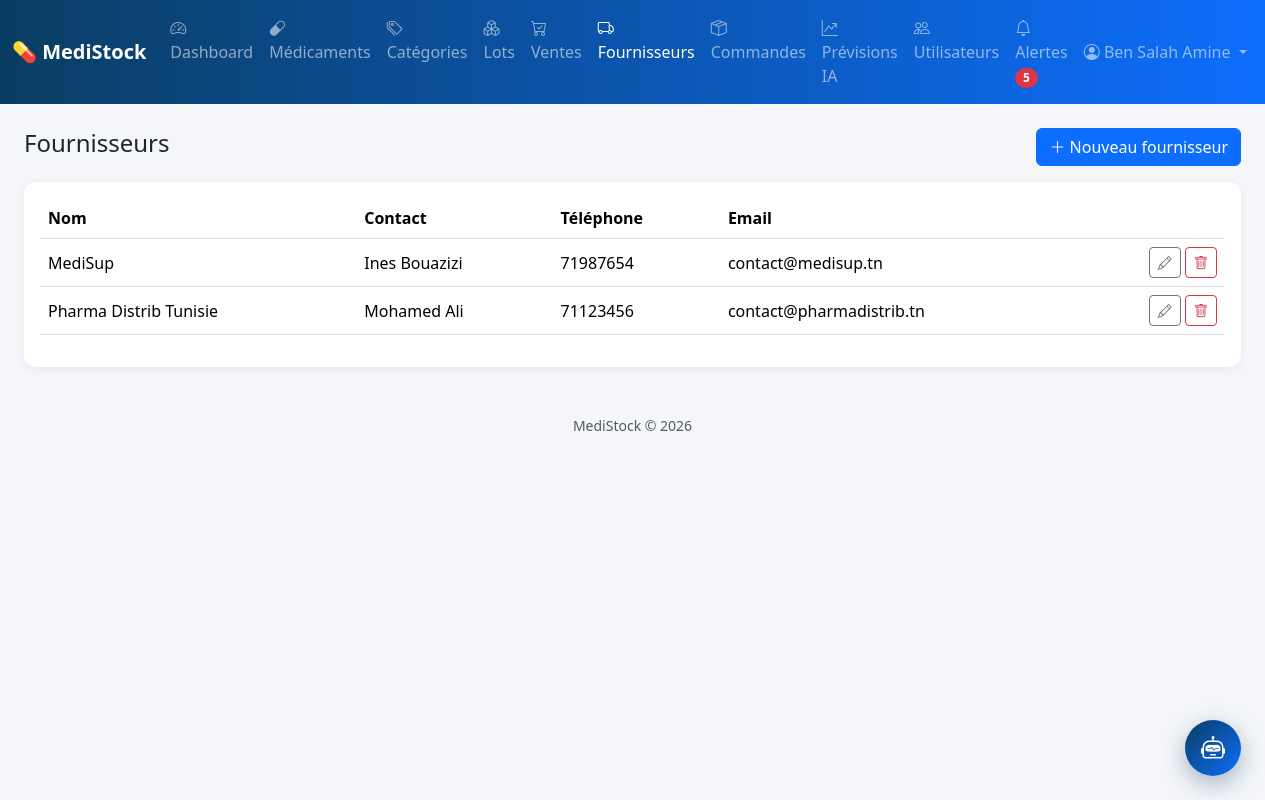
The page /fournisseurs.php (signed in) on the database its author committed.
### tables this page shows
CREATE TABLE fournisseurs (
    id                 INT AUTO_INCREMENT PRIMARY KEY,
    nom                VARCHAR(120) NOT NULL,
    contact_personne   VARCHAR(100),
    telephone          VARCHAR(20),
    email              VARCHAR(100),
    adresse            VARCHAR(255),
    solde_du           DECIMAL(12,3) NOT NULL DEFAULT 0.000,   
    date_creation      DATETIME NOT NULL DEFAULT CURRENT_TIMESTAMP
);

### fournisseurs.php (the view, shortened to what this page needs)
<?php
require 'config/db.php';
$fournisseurs = $pdo->query("SELECT * FROM fournisseurs ORDER BY nom")->fetchAll();
require 'includes/header.php';
?>
<div class="d-flex justify-content-between align-items-center mb-3">
    <h4>Fournisseurs</h4>
    <button class="btn btn-primary" data-bs-toggle="modal" data-bs-target="#modalFournisseur" onclick="nouveauFournisseur()">
        <i class="bi bi-plus-lg"></i> Nouveau fournisseur
    </button>
</div>
<div class="card p-3">
    <table class="table table-hover align-middle">
        <thead><tr><th>Nom</th><th>Contact</th><th>Téléphone</th><th>Email</th><th></th></tr></thead>
        <tbody>
        <?php foreach ($fournisseurs as $f): ?>
            <tr>
                <td><?= htmlspecialchars($f['nom']) ?></td>
                <td><?= htmlspecialchars($f['contact_personne'] ?? '-') ?></td>
                <td><?= htmlspecialchars($f['telephone'] ?? '-') ?></td>
                <td><?= htmlspecialchars($f['email'] ?? '-') ?></td>
                <td class="text-end">
                    <button class="btn btn-sm btn-outline-secondary" onclick='editerFournisseur(<?= json_encode($f, JSON_HEX_APOS | JSON_HEX_QUOT) ?>)'>
                        <i class="bi bi-pencil"></i>
                    </button>
                    <a href="?delete=<?= $f['id'] ?>" class="btn btn-sm btn-outline-danger" onclick="return confirm('Supprimer ?')">
                        <i class="bi bi-trash"></i>
                    </a>
                </td>
            </tr>
        <?php endforeach; ?>
        </tbody>
    </table>
</div>
<?php require 'includes/footer.php'; ?>

### assets/css/style.css (style rules this page uses)
:root { --ms-primary: #0d6efd; --ms-dark: #0a3d62; }
body { background-color: #f4f6f9; font-family: 'Segoe UI', system-ui, sans-serif; }
.card { border: none; border-radius: 12px; box-shadow: 0 2px 8px rgba(0,0,0,.06); }
.table thead { background-color: #eef2f9; }

### rows shown on the page
fournisseurs: nom "MediSup", contact_personne "Ines Bouazizi", telephone "71987654", email "contact@medisup.tn"
fournisseurs: nom "Pharma Distrib Tunisie", contact_personne "Mohamed Ali", telephone "71123456", email "contact@pharmadistrib.tn"

### other values the page prints
$nombre_alertes "5"
$_SESSION['nom'] "Ben Salah Amine"
